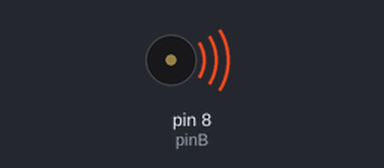
Simulated run of this sketch. Board: Arduino Uno, built with avr-gcc and run on an emulated ATmega328P. Parts: buzzer (waves = sounding).

Above: at 0.2 s.
Timing chart, 0 to 8.7 s (numbered marks = the images above):
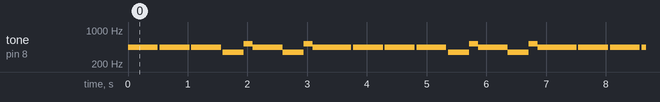

The sketch:

starwarsverso.ino
```cpp
byte pinB = 8;
//Notas musicales

int a = 440;
int f =349;
int cH = 523;


void setup() {
 pinMode(pinB, OUTPUT);


}

void loop() {
  tone(pinB, a);
  delay(500);
  stepPause();
  tone(pinB, a);
  delay(500);
  stepPause();
  tone(pinB, a);
  delay(500);
  stepPause();

  tone(pinB, f);
  delay(350);

  tone(pinB, cH);
  delay(150);

  tone(pinB, a);
  delay(500);

  tone(pinB, f);
  delay(350);

  tone(pinB, cH);
  delay(150);

  tone(pinB, a);
  delay(650);

  stepPause();

}


void stepPause(){
  noTone(pinB);
  delay(30);


  }
```

Measured:
- by itself, tone on pin 8 (pinB): repeats every 3.8 s: 2 × (silent 0.03 s, 440 Hz 0.50 s), silent 0.03 s, 349 Hz 0.35 s, 523 Hz 0.15 s, 440 Hz 0.50 s, 349 Hz 0.35 s, 523 Hz 0.15 s, 440 Hz 0.65 s, silent 0.03 s, 440 Hz 0.50 s
